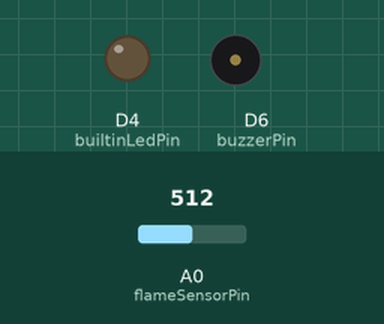
Simulated run of this sketch. Board: ESP8266 (NodeMCU). Parts: output pins drawn as LEDs (lit = HIGH), buzzer (waves = sounding, pin HIGH). The inputs (shaded band) are chosen by the test bench; at power-on: A0 (flameSensorPin) = 512. WiFi joins after 1.5 s; servers stay silent unless stated; what the sketch prints to the serial monitor is not drawn.

Above: at 3.9 s.
4.0 s: A0 (flameSensorPin) set to 842
9.8 s: A0 (flameSensorPin) set to 859
At 13.1 s:
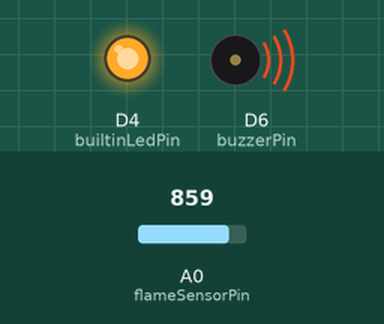
15.6 s: A0 (flameSensorPin) set to 840
At 16.1 s:
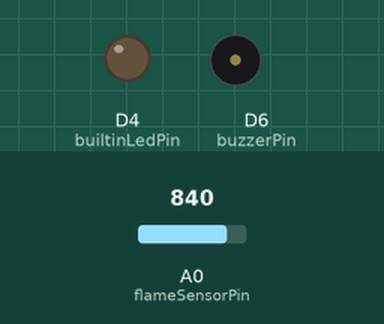
Timing chart, 0 to 27.4 s (numbered marks = the images above; inputs shaded):
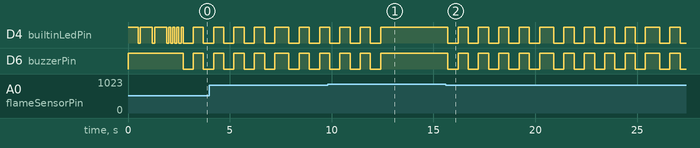

The sketch:

fire-sensor-nodemcu-esp8266.ino
```cpp
#include <ESP8266WiFi.h>
#include <ESP_Mail_Client.h>

// WiFi credentials
const char* ssid = "WIFI";
const char* password = "12345678";

// Email settings
#define SMTP_HOST "smtp.gmail.com"
#define SMTP_PORT 465
#define AUTHOR_EMAIL "your_email@gmail.com"
#define AUTHOR_PASSWORD "your_app_password"
#define RECIPIENT_EMAIL "recipient@example.com"

// Pin definitions
const int flameSensorPin = A0;    // Analog flame sensor input
const int buzzerPin = D6;         // Active LOW buzzer control
const int builtinLedPin = D4;     // NodeMCU built-in LED (active LOW)

// Thresholds
const int FIRE_THRESHOLD = 850;   // Values below this indicate fire
const unsigned long emailInterval = 300000; // 5 minutes between emails

// Variables
bool fireDetected = false;
unsigned long lastEmailTime = 0;
int sensorValue = 0;

// SMTP Session object
SMTPSession smtp;

// Function prototypes
void blinkLED(int onTime, int offTime, int repetitions = 1);
void activateAlarm();
void sendEmailAlert();

void setup() {
  Serial.begin(9600);

  // Initialize pins
  pinMode(buzzerPin, OUTPUT);
  pinMode(builtinLedPin, OUTPUT);

  // Initial states
  digitalWrite(builtinLedPin, HIGH); // LED off (active LOW)
  digitalWrite(buzzerPin, HIGH);      // Buzzer off (active HIGH)

  // Connect to WiFi
  WiFi.begin(ssid, password);
  Serial.print("Connecting to WiFi");
  while (WiFi.status() != WL_CONNECTED) {
    delay(500);
    Serial.print(".");
    blinkLED(100, 100); // Blink while connecting
  }
  Serial.println("\nConnected, IP address: ");
  Serial.println(WiFi.localIP());

  // Setup complete indication
  blinkLED(100, 100, 3);
}

void loop() {
  sensorValue = analogRead(flameSensorPin);
  Serial.print("Flame sensor: ");
  Serial.println(sensorValue);

  if (sensorValue < FIRE_THRESHOLD) {
    if(!fireDetected) {
      Serial.println("Fire detected!");
      fireDetected = true;
    }
    activateAlarm();

    if (millis() - lastEmailTime > emailInterval) {
      sendEmailAlert();
      lastEmailTime = millis();
    }
  } else {
    if(fireDetected) {
      Serial.println("Fire cleared");
      fireDetected = false;
    }
    digitalWrite(buzzerPin, HIGH);     // Ensure buzzer is off
    digitalWrite(builtinLedPin, HIGH); // Ensure LED is off
  }

  delay(200);
}

void activateAlarm() {
  // Sound buzzer and blink LED (5 cycles)
  for (int i = 0; i < 5; i++) {
    digitalWrite(buzzerPin, LOW);    // Buzzer on
    digitalWrite(builtinLedPin, LOW); // LED on
    delay(500);
    digitalWrite(buzzerPin, HIGH);     // Buzzer off
    digitalWrite(builtinLedPin, HIGH); // LED off
    delay(500);
  }
}

void sendEmailAlert() {
  smtp.debug(1);

  ESP_Mail_Session session;
  session.server.host_name = SMTP_HOST;
  session.server.port = SMTP_PORT;
  session.login.email = AUTHOR_EMAIL;
  session.login.password = AUTHOR_PASSWORD;
  session.login.user_domain = "";

  SMTP_Message message;
  message.sender.name = "NodeMCU Fire Alarm";
  message.sender.email = AUTHOR_EMAIL;
  message.subject = "FIRE DETECTED!";
  message.addRecipient("Recipient", RECIPIENT_EMAIL);

  String textMsg = "WARNING: Fire detected by NodeMCU fire alarm system!\n\n";
  textMsg += "Sensor Reading: " + String(sensorValue) + "\n";
  textMsg += "(Threshold: " + String(FIRE_THRESHOLD) + ")\n\n";
  textMsg += "System Uptime: " + String(millis() / 1000) + " seconds\n";
  textMsg += "IP Address: " + WiFi.localIP().toString();
  message.text.content = textMsg.c_str();

  if (!smtp.connect(&session)) {
    Serial.println("SMTP connection error");
    blinkLED(100, 100, 10); // Rapid blink for failure
    return;
  }

  if (!MailClient.sendMail(&smtp, &message)) {
    Serial.println("Email sending failed");
    blinkLED(100, 100, 10);
  } else {
    Serial.println("Email sent successfully");
    blinkLED(200, 200, 3); // Confirmation blink
  }
}

void blinkLED(int onTime, int offTime, int repetitions) {
  for(int i=0; i<repetitions; i++) {
    digitalWrite(builtinLedPin, LOW);  // LED on
    delay(onTime);
    digitalWrite(builtinLedPin, HIGH); // LED off
    delay(offTime);
  }
}
```

Measured:
- the behaviour switches between 849 and 850 on A0 (flameSensorPin) (found by bisection; images 0 and 1)
- after the input at 9.8 s, D4 (builtinLedPin), D6 (buzzerPin): goes on until 12.4 s, then stays HIGH
- after the input at 15.6 s, D4 (builtinLedPin), D6 (buzzerPin): HIGH → LOW after 0.11 s, then repeats every 5.2 s: 4 × (HIGH 0.50 s, LOW 0.50 s), HIGH 0.70 s, LOW 0.50 s
